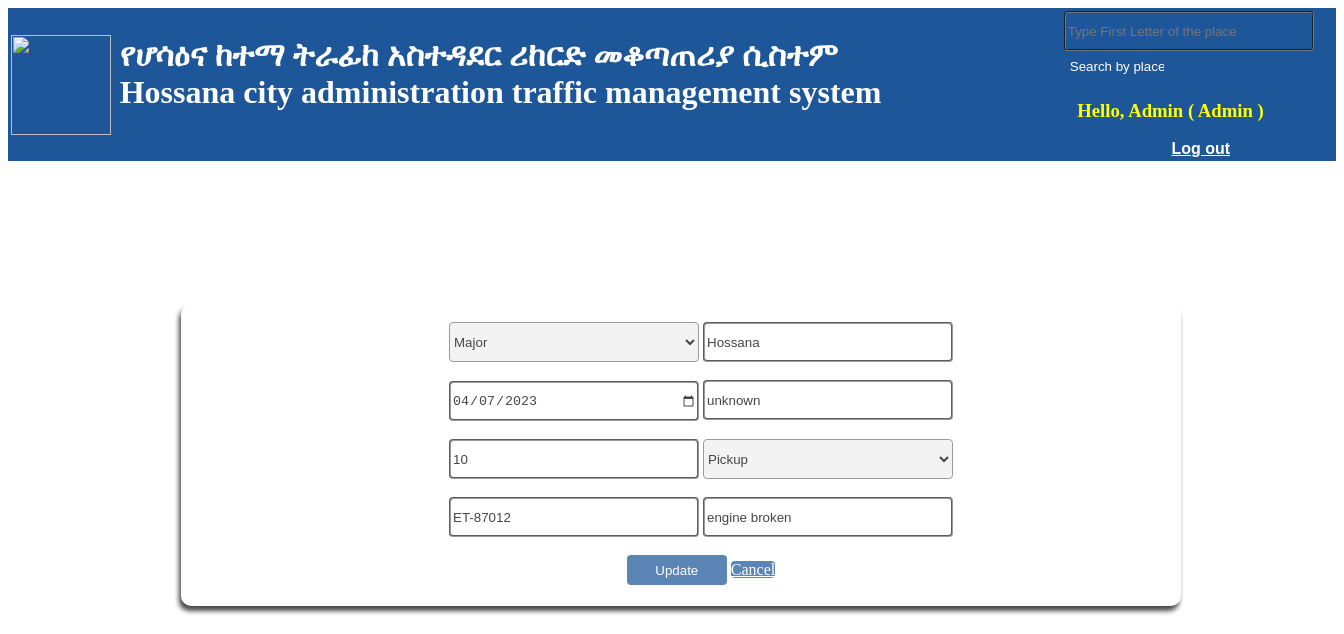
The app's page /update_accident.php?id=7 (signed in) with its own data.
### tables this page shows
CREATE TABLE `record` (
  `r_id` int(9) NOT NULL,
  `type` varchar(200) NOT NULL,
  `place` varchar(200) NOT NULL,
  `dt` varchar(200) NOT NULL,
  `kill` varchar(200) NOT NULL,
  `wound` varchar(200) NOT NULL,
  `v_type` varchar(200) NOT NULL,
  `v_number` varchar(200) NOT NULL,
  `reason` varchar(200) NOT NULL
);

### update_accident.php (the view, shortened to what this page needs)
<?php
$ctrl=$_GET['id'];
if(!(isset($_SESSION['log_user'])))
			{
				header("location:check.php");
			}
			else
			{
					?>
<html>
<head>
<link rel="stylesheet" href="styles.css" type="text/css" />
</head>
<body>
<?php
include("menu.php");
?>
<div class="homecon">
	<div class="homesec">
	<center>
	<br>
	<br>
	<?php
				 $sql = "select * from record where  r_id = '$ctrl'";
									$result = mysqli_query($con, $sql);
									while($rows=mysqli_fetch_array($result))
				{
			$type=$rows['type'];
			$place=$rows['place'];
				$dt=$rows['dt'];
				$kill=$rows['kill'];
				$wounded=$rows['wound'];
				$v_type=$rows['v_type'];
				$plnum=$rows['v_number'];
				$reason = $rows['reason'];
					}
				?>
<div class="section"><br>
	<div class="loginpad">
	<form method="post" action="" method="post">
  <select  name="type" required id="txt">
			<option value="<?php echo $type;?>"><?php echo $type;?></option>
			</select>
<input type="text" name="place" id="txt" placeholder="Place Of Accident" value="
<?php echo $place; ?>
"required>
		<br>
		<br>
	<input type="date" name="dtf" id="txt" placeholder="" value="<?php echo $dt;?>"required>
		<input type="text" name="kill" id="txt" placeholder="Casualities" value="
<?php echo $kill; ?>
"required>
<br>
<br>
			<input type="text" name="wound" id="txt" placeholder="Wounded" value="
<?php echo $wounded; ?>
"required>
			<select  name="v_type" required id="txt">
			<option value="<?php echo $v_type;?>"><?php echo $v_type;?></option>
			</select>
		<br>
		<br>
			<input type="text" name="v_number" id="txt" placeholder="Plate Number" value="
<?php echo $plnum; ?>
"required>
			<input type="text" name="reason" id="txt" placeholder="Reason" value="
<?php echo $reason;?>
"required>
		<br>
		<br>
	<button type="submit" name="btnreg" id="btn" value="Update">Update</button>
		<a class="btn btn-sm btn-secondary" name="btnreg" id="btn" href="dashboard.php">Cancel</a>
		</form>
	</div>
	</div>
	</center>
	</div>
</div>
</body>
</html>
<?php
			}
	?>

### styles.css (style rules this page uses)
body { background-size:cover; background-repeat:no-repeat; background-attachment:fixed; color:#fff; }
.homecon { padding-left:20px; padding-top:120px; width:100%; }
.homesec { background-color:#fff; width:1306px; height:auto; color:#000; border-radius:10px; opacity:.9; }
.section { background-color:white; box-shadow: -2px 5px 5px #000; width:1000; height:auto; border-radius:10px; padding-bottom:5px; opacity:.8; }

### update_accident.php (style rules this page uses)
#txt { width:250px; border-style:groove; height:40px; border-radius:4px; }
#btn { background-color:#1e5799; border-style:none; width:100px; height:30px; border-radius:4px; color:white; }
.loginpad { padding-left:40px; }

### records on screen
record: type "Major", place "Hossana", dtf "04/07/2023", kill "unknown", wound "10", v_type "Pickup", v_number "ET-87012", reason "engine broken"

### other values on screen
$_SESSION['log_user'] "Admin"
$_SESSION['Acc_Type'] "Admin"
